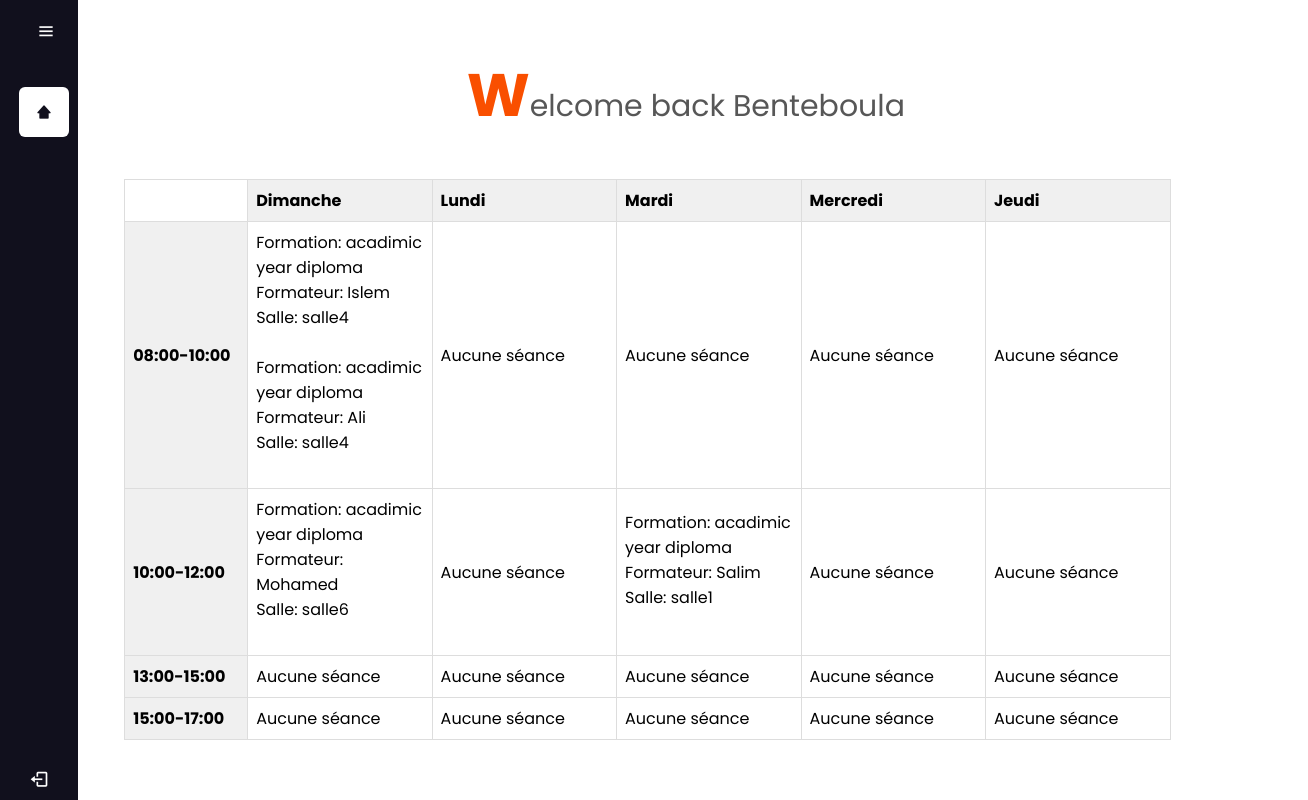
The page /accap.php on the database its author committed.
### tables this page shows
CREATE TABLE `apprenants` (
  `ApprenantID` int(15) NOT NULL,
  `Nom` varchar(50) NOT NULL,
  `Prenom` varchar(50) NOT NULL,
  `DateNaissance` date NOT NULL,
  `Adresse` varchar(50) NOT NULL,
  `Telephone` int(15) NOT NULL,
  `Email` varchar(50) NOT NULL,
  `Password` varchar(50) NOT NULL,
  `Cours` varchar(50) NOT NULL,
  `note` int(2) NOT NULL
);

CREATE TABLE `emploi` (
  `idemploi` int(15) NOT NULL,
  `jour` varchar(15) NOT NULL,
  `Seance` varchar(50) NOT NULL,
  `formation` varchar(50) NOT NULL,
  `salle` varchar(15) NOT NULL,
  `Nom` varchar(50) NOT NULL
);

### accap.php (the view, shortened to what this page needs)
<!DOCTYPE html>
<html lang="en">
<head>
    <link rel='stylesheet' href='https://cdn-uicons.flaticon.com/2.3.0/uicons-solid-straight/css/uicons-solid-straight.css'>
    <link rel='stylesheet' href='https://cdn-uicons.flaticon.com/2.3.0/uicons-solid-rounded/css/uicons-solid-rounded.css'>
    <link rel='stylesheet' href='https://cdn-uicons.flaticon.com/2.3.0/uicons-regular-straight/css/uicons-regular-straight.css'>
    <link rel='stylesheet' href='https://cdn-uicons.flaticon.com/2.3.0/uicons-solid-straight/css/uicons-solid-straight.css'>
    <link href='https://unpkg.com/boxicons@2.1.4/css/boxicons.min.css' rel='stylesheet'>
    <link rel="stylesheet" href="index.css">
</head>
<body>
    <div class="sidebar">
        <div class="logo_content">
            <i class='bx bx-menu' id="btn"></i>
        </div>
        <ul class="nav_list">
        <li class="active">
            <a class="active" href="#">
                <i class='bx bxs-home-alt-2'></i>
            </a>
        </li>
        <li>
            <a href="format.php">
                <i class="fi fi-sr-graduation-cap"></i>
            </a>
        </li>
        </ul>
    <div class="profile_content">
        <div class="profile">
       <a href="logout.php"> <i class='bx bx-log-out' id="log_out" style="color : #fff;"></i></a>
                <div class="name"><?php include_once("function.php");
                            $sql = "SELECT Nom FROM apprenants";
                            $result = mysqli_query($conn, $sql);
                            if (mysqli_num_rows($result) > 0) {
                            if ($row = mysqli_fetch_assoc($result)) {     ?>
                <div class="name"> <?=$row['Nom']?></div>
                <?php } }?></div>
        </div>
    </div>
</div>
    <div class="home_content">
        <div class="head"><h4>W</h4>elcome back <?=$row['Nom']?>
        </div>
        <div class="tab">
    <div class="table-container">
        <table style="width:80%; margin-top:3%;margin-left:2%;margin-bottom:2%">
            <tr>
                <th style="width:10%;height: 30%;background-color:transparent"></th>
                <th style="width:15%;height: 30%;">Dimanche</th>
                <th style="width:15%;height: 30%;">Lundi</th>
                <th style="width:15%;height: 30%;">Mardi</th>
                <th style="width:15%;height: 30%;">Mercredi</th>
                <th style="width:15%;height: 30%;">Jeudi</th>
            </tr>
            <?php
            $timeSlots = ['08:00-10:00', '10:00-12:00', '13:00-15:00', '15:00-17:00'];
            $days = ['Dimanche', 'Lundi', 'Mardi', 'Mercredi', 'Jeudi'];
            foreach ($timeSlots as $slot) {
                echo "<tr><th style='width:10%;height: 30%;'>$slot</th>";
                foreach ($days as $day) {
                    $sql = "SELECT * FROM emploi WHERE jour = '$day' AND Seance = '$slot'";
                    $result = mysqli_query($conn, $sql);
                    if (mysqli_num_rows($result) > 0) {
                        echo "<td style='width:15%;height: 30%;background-color:transparent' data-bs-toggle='modal' data-bs-target='#createModal'>";
                        while ($row = mysqli_fetch_assoc($result)) {
                            echo "Formation: {$row['formation']} <br> Formateur: {$row['Nom']} <br> Salle: {$row['salle']}<br><br>";
                        }
                        echo "</td>";
                    } else {
                        echo "<td style='width:15%;height: 30%;background-color:transparent'>Aucune séance</td>";
                    }
                }
                echo "</tr>";
            }
            ?>
        </table>
    </div>
</div>
          </div>
</body>
</html>

### index.css (style rules this page uses)
* { margin: 0; padding: 0; box-sizing: border-box; font-family: "Poppins",sans-serif; }
body { position: relative; min-height: 100vh; width: 100%; overflow: hidden; }
.sidebar { position: fixed; top: 0; left: 0; height:100%; width: 78px; background:#11101d; padding: 7px 14px; transition: all 0.5s ease; margin-left: 0px; }
.sidebar ul li.active, .sidebar ul li:hover { background-color:#fff ; border-radius:6px; color:#11101d ; }
.sidebar ul li a.active, .sidebar ul li a:hover { color:#11101d ; }
.sidebar #btn { position: absolute; color: #fff; left: 59%; top: 6px; font-size: 20px; height:50px; width: 50px; text-align: center; line-height: 50px; transform: translateX(-50%); cursor: pointer; transition: all 0.5s ease; }
.sidebar ul { margin-top: 20px; padding-left: 0; }
.sidebar ul li { position: relative; height: 50px; width: 100%; margin: 1px 5px; list-style: none; line-height: 50px; }
.sidebar ul li a { color: #fff; display: flex; align-items: center; text-decoration: none; transition: all 0.2s ease; border-radius: 12px; white-space: nowrap; }
.sidebar ul li a i { height: 50px; min-width: 50px; border-radius: 12px; line-height: 50px; text-align: center; }
.sidebar .profile_content { position: absolute; color: #fff; bottom: 0; left: 0; width: 100%; }
.sidebar .profile_content .profile { position: relative; padding: 10px 6px; height: 60px; }
.profile_content .profile #log_out { position: absolute; left: 50%; bottom: 11px; font-weight: 400; cursor: pointer; font-size: 20px; transform: translateX(-50%); transition: all 0.5s ease; }
.home_content { position: absolute; height: 100%; width: 100%; left: 98px; transition: all 0.5s ease; margin-left: 0; }
.home_content .head { margin-left: 130px; font-size: 30px; color: #575757; text-align: center; margin-top: 50px; width: 70%; }
.home_content h4 { display: inline; color: #f94f00; font-size: 60px; align-items: center; }

### accap.php (style rules this page uses)
.sidebar ~ .home_content .tab table { border-collapse: collapse; width: 80%; margin-left: 120px; transition: all 0.4s ease; }
body { font-family: sans-serif; }
th, td { border: 1px solid #ddd; padding: 8px; text-align: left; }
th { background-color: #f0f0f0; }
.table-container { max-height: 730px; overflow-y: auto; width: 100%; }

### rows shown on the page
apprenants: Nom "Benteboula"
emploi: formation "acadimic year diploma", Nom "Islem", salle "salle4"
emploi: formation "acadimic year diploma", Nom "Ali", salle "salle4"
emploi: formation "acadimic year diploma", Nom "Mohamed", salle "salle6"
emploi: formation "acadimic year diploma", Nom "Salim", salle "salle1"

### other values the page prints
$slot "08:00-10:00"
$slot "10:00-12:00"
$slot "13:00-15:00"
$slot "15:00-17:00"
